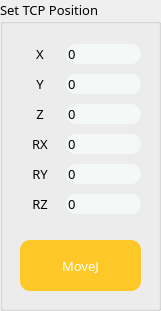
   <widget class="QGroupBox" name="groupBox_7">
    <property name="geometry">
     <rect>
      <x>810</x>
      <y>210</y>
      <width>161</width>
      <height>311</height>
     </rect>
    </property>
    <property name="font">
     <font>
      <family>나눔스퀘어 네오 Regular</family>
      <pointsize>10</pointsize>
     </font>
    </property>
    <property name="title">
     <string>Set TCP Position</string>
    </property>
    <widget class="QPushButton" name="BTN_SEND_TCP_POS">
     <property name="geometry">
      <rect>
       <x>20</x>
       <y>240</y>
       <width>121</width>
       <height>51</height>
      </rect>
     </property>
     <property name="font">
      <font>
       <family>나눔스퀘어 네오 Heavy</family>
      </font>
     </property>
     <property name="styleSheet">
      <string notr="true">color: rgb(255, 255, 255);
background-color: rgb(254, 201, 40);
border-radius: 10px;</string>
     </property>
     <property name="text">
      <string>MoveJ</string>
     </property>
    </widget>
    <widget class="QWidget" name="gridLayoutWidget_3">
     <property name="geometry">
      <rect>
       <x>20</x>
       <y>40</y>
       <width>121</width>
       <height>182</height>
      </rect>
     </property>
     <layout class="QGridLayout" name="gridLayout_4">
      <item row="4" column="0">
       <widget class="QLabel" name="label_34">
        <property name="minimumSize">
         <size>
          <width>40</width>
          <height>0</height>
         </size>
        </property>
        <property name="font">
         <font>
          <family>나눔스퀘어 네오 Regular</family>
         </font>
        </property>
        <property name="text">
         <string>RY</string>
        </property>
        <property name="alignment">
         <set>Qt::AlignCenter</set>
        </property>
       </widget>
      </item>
      <item row="5" column="0">
       <widget class="QLabel" name="label_35">
        <property name="minimumSize">
         <size>
          <width>40</width>
          <height>0</height>
         </size>
        </property>
        <property name="font">
         <font>
          <family>나눔스퀘어 네오 Regular</family>
         </font>
        </property>
        <property name="text">
         <string>RZ</string>
        </property>
        <property name="alignment">
         <set>Qt::AlignCenter</set>
        </property>
       </widget>
      </item>
      <item row="0" column="0">
       <widget class="QLabel" name="label_36">
        <property name="minimumSize">
         <size>
          <width>40</width>
          <height>0</height>
         </size>
        </property>
        <property name="font">
         <font>
          <family>나눔스퀘어 네오 Regular</family>
         </font>
        </property>
        <property name="text">
         <string>X</string>
        </property>
        <property name="alignment">
         <set>Qt::AlignCenter</set>
        </property>
       </widget>
      </item>
      <item row="1" column="0">
       <widget class="QLabel" name="label_37">
        <property name="minimumSize">
         <size>
          <width>40</width>
          <height>0</height>
         </size>
        </property>
        <property name="font">
         <font>
          <family>나눔스퀘어 네오 Regular</family>
         </font>
        </property>
        <property name="text">
         <string>Y</string>
        </property>
        <property name="alignment">
         <set>Qt::AlignCenter</set>
        </property>
       </widget>
      </item>
      <item row="3" column="0">
       <widget class="QLabel" name="label_38">
        <property name="minimumSize">
         <size>
          <width>40</width>
          <height>0</height>
         </size>
        </property>
        <property name="font">
         <font>
          <family>나눔스퀘어 네오 Regular</family>
         </font>
        </property>
        <property name="text">
         <string>RX</string>
        </property>
        <property name="alignment">
         <set>Qt::AlignCenter</set>
        </property>
       </widget>
      </item>
      <item row="2" column="0">
       <widget class="QLabel" name="label_39">
        <property name="minimumSize">
         <size>
          <width>40</width>
          <height>0</height>
         </size>
        </property>
        <property name="font">
         <font>
          <family>나눔스퀘어 네오 Regular</family>
         </font>
        </property>
        <property name="text">
         <string>Z</string>
        </property>
        <property name="alignment">
         <set>Qt::AlignCenter</set>
        </property>
       </widget>
      </item>
      <item row="0" column="1">
       <widget class="QLineEdit" name="SET_TCP_POS_X">
        <property name="font">
         <font>
          <family>나눔스퀘어 네오 Regular</family>
         </font>
        </property>
        <property name="styleSheet">
         <string notr="true">border-radius: 10px;
background-color: rgb(244, 248, 247);</string>
        </property>
        <property name="text">
         <string>0</string>
        </property>
       </widget>
      </item>
      <item row="1" column="1">
       <widget class="QLineEdit" name="SET_TCP_POS_Y">
        <property name="font">
         <font>
          <family>나눔스퀘어 네오 Regular</family>
         </font>
        </property>
        <property name="styleSheet">
         <string notr="true">border-radius: 10px;
background-color: rgb(244, 248, 247);</string>
        </property>
        <property name="text">
         <string>0</string>
        </property>
       </widget>
      </item>
      <item row="2" column="1">
       <widget class="QLineEdit" name="SET_TCP_POS_Z">
        <property name="font">
         <font>
          <family>나눔스퀘어 네오 Regular</family>
         </font>
        </property>
        <property name="styleSheet">
         <string notr="true">border-radius: 10px;
background-color: rgb(244, 248, 247);</string>
        </property>
        <property name="text">
         <string>0</string>
        </property>
       </widget>
      </item>
      <item row="3" column="1">
       <widget class="QLineEdit" name="SET_TCP_POS_RX">
        <property name="font">
         <font>
          <family>나눔스퀘어 네오 Regular</family>
         </font>
        </property>
        <property name="styleSheet">
         <string notr="true">border-radius: 10px;
background-color: rgb(244, 248, 247);</string>
        </property>
        <property name="text">
         <string>0</string>
        </property>
       </widget>
      </item>
      <item row="4" column="1">
       <widget class="QLineEdit" name="SET_TCP_POS_RY">
        <property name="font">
         <font>
          <family>나눔스퀘어 네오 Regular</family>
         </font>
        </property>
        <property name="styleSheet">
         <string notr="true">border-radius: 10px;
background-color: rgb(244, 248, 247);</string>
        </property>
        <property name="text">
         <string>0</string>
        </property>
       </widget>
      </item>
      <item row="5" column="1">
       <widget class="QLineEdit" name="SET_TCP_POS_RZ">
        <property name="font">
         <font>
          <family>나눔스퀘어 네오 Regular</family>
         </font>
        </property>
        <property name="styleSheet">
         <string notr="true">border-radius: 10px;
background-color: rgb(244, 248, 247);</string>
        </property>
        <property name="text">
         <string>0</string>
        </property>
       </widget>
      </item>
     </layout>
    </widget>
   </widget>
